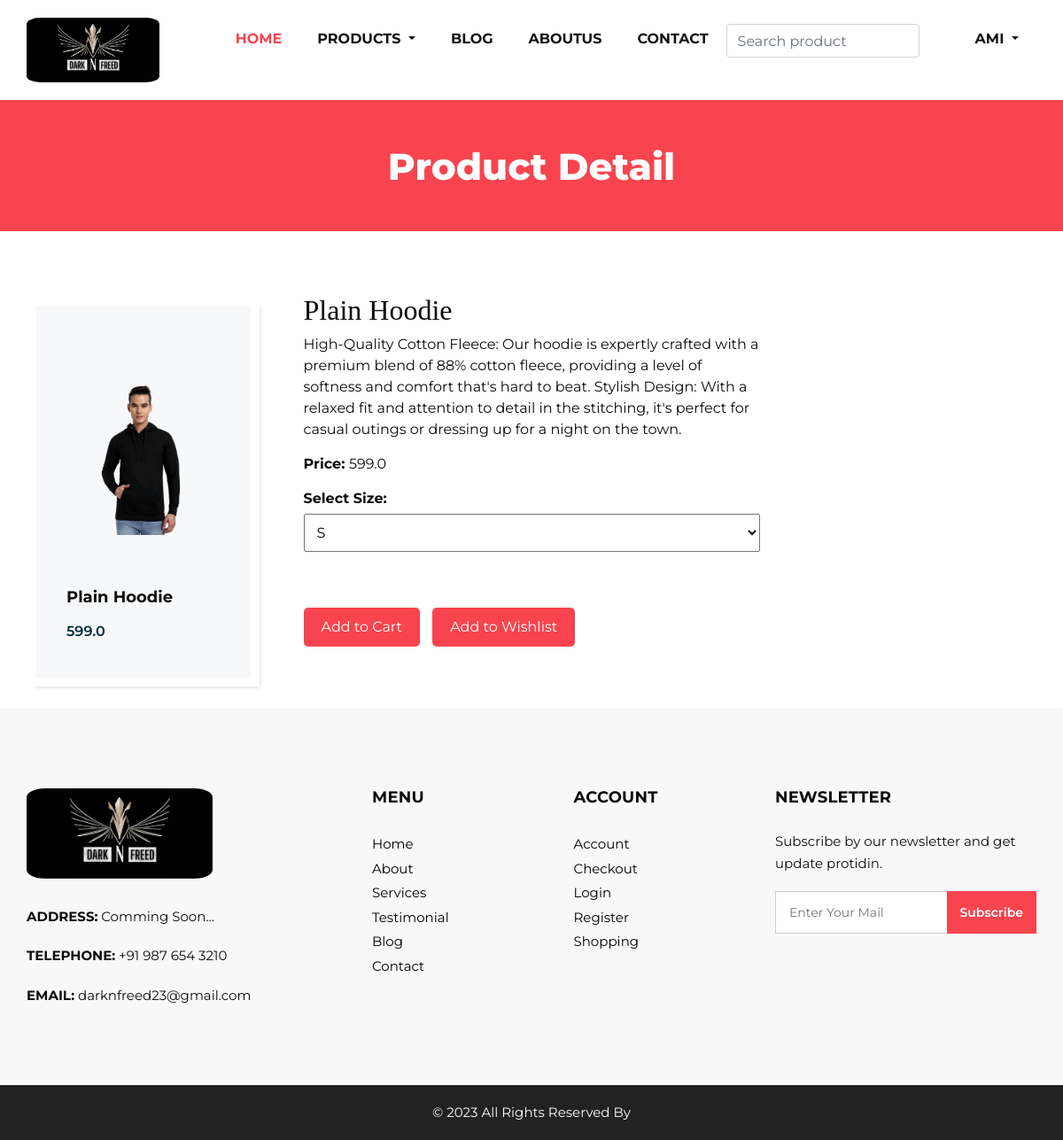
The app's page /product/productdetail/2 (signed in) with its own data.
### authsystem/models.py (models this page shows)
class CustomUser(AbstractUser):
    gender_choice = models.CharField(max_length=20, choices=gender_choice,default='male')
    contact = models.CharField(max_length=10, default='')
    area_name = models.CharField(max_length=200,blank=True,null=True)
    pin_code = models.IntegerField(blank=True,null=True)
    address = models.CharField(max_length=100,blank=True,null=True)
    email = models.EmailField(default='name@email.com', blank=True, null=True)
    groups = models.ManyToManyField(Group, related_name='customuser_groups')
    user_permissions = models.ManyToManyField(Permission, related_name='customuser_permissions')

### product/models.py (models this page shows, shortened)
class ProductItem(models.Model):
    P_name = models.CharField(max_length=100)
    P_Qty = models.IntegerField()
    P_Price = models.FloatField(max_length=15)
    CATAGORY_CHOICES = models.CharField(max_length=1, choices=CATAGORY_CHOICES, default='A')
    P_Image = models.ImageField(upload_to='image', blank=True, null=True)
    P_Desc = models.CharField(max_length=1000)

### product/views.py (the view)
# urls.py: path("productdetail/<int:id>", views.productdetail,name='productdetail'),
def productdetail(request, id):
    log_user = CustomUser.objects.get(pk = request.user.id)
    pro = ProductItem.objects.get(pk=id)
    context = {
        'pro': pro,
        'detail': log_user,
    }
    return render(request, 'product/productdetail.html',context)

### templates/product/productdetail.html (shortened to what this page needs)
{% extends 'core/hf.html' %}
{% load static %}
{% block body %}
<section class="inner_page_head">
    <div class="container_fuild">
        <div class="row">
            <div class="col-md-12">
                <div class="full">
                    <h3>Product Detail</h3>
                </div>
            </div>
        </div>
    </div>
</section>
<section class="product_section layout_padding">
    <div class="container">
        <div class="row">
            <div class="col-sm-6 col-md-4 col-lg-3">
                <div class="box">
                    <div class="img-box">
                        <img src="{{pro.P_Image.url}}" alt="">
                    </div>
                    <div class="detail-box">
                        <h5>
                            {{pro.P_name}}
                        </h5>
                    </div>
                    <div class="detail-box">
                        <h6>
                            {{pro.P_Price}}
                        </h6>
                    </div>
                </div>
            </div>
            <div class="col-md-6">
                <div class="product-details">
                    <h2>{{ pro.P_name }}</h2>
                    <p>{{ pro.P_Desc }}</p>
                    <b>
                        <p>Price:
                    </b>{{ pro.P_Price }}</p>
                    <label for="size"><b>Select Size:</b></label>
                    <select id="size" name="size">
                        <option value="small">S</option>
                    </select>
                    <br>
                    <br>
                    <br>
                    <div class="">
                        <a href="{% url 'product:add_to_cart' pro.id %}">
                            <button type="submit" style="background-color: #f7444e;">Add to Cart</button>
                        </a>
                        <a href="{% url 'product:wishlist' pro.id %}">
                            <button type="button" style="background-color: #f7444e;">Add to Wishlist</button>
                        </a>
                    </div>
                </div>
            </div>
        </div>
    </div>
</section>
{% endblock %}

### templates/core/hf.html (shortened to what this page needs)
<!DOCTYPE html>
{% load static %}
<html>
<head>
   <link rel="stylesheet" type="text/css" href="{% static '/css/bootstrap.css' %}" />
   <link href="{% static '/css/font-awesome.min.css' %}" rel="stylesheet" />
   <link href="{% static '/css/style.css' %}" rel="stylesheet" />
   <link href="{% static '/css/responsive.css' %}" rel="stylesheet" />
</head>
<body>
   <div class="">
      <header class="header_section">
         <div class="container">
            <nav class="navbar navbar-expand-lg custom_nav-container ">
               <a class="navbar-brand" href="index.html">
                  <img width="150" style="border-radius:10%;" src="{% static '/images/l2.png' %}" alt="#" />
               </a>
               <div class="collapse navbar-collapse" id="navbarSupportedContent">
                  <ul class="navbar-nav">
                     {% if user.is_authenticated %}
                        <li class="nav-item active">
                           <a class="nav-link" href="{% url 'core:home' %}">Home <span class="sr-only">(current)</span></a>
                        </li>
                        <li class="nav-item dropdown">
                           <a class="nav-link dropdown-toggle" href="#" data-toggle="dropdown" role="button"
                              aria-haspopup="true" aria-expanded="true"> <span class="nav-label">Products </a>
                        </li>
                        <li class="nav-item">
                           <a class="nav-link" href="{% url 'core:blog' %}">Blog</a>
                        </li>
                        <li class="nav-item">
                           <a class="nav-link" href="{% url 'core:aboutus' %}">AboutUs</a>
                        </li>
                        <li class="nav-item">
                           <a class="nav-link" href="{% url 'product:contactus' %}">Contact</a>
                        </li>
                        <form method="GET" action="{% url 'core:search' %}" class="form-inline">
                           <input class="form-control mr-sm-2" type="text" name="query" placeholder="Search product"
                              aria-label="Search">
                           <button class="btn  my-2 my-sm-0 nav_search-btn" type="submit">
                           </button>
                        </form>
                        <li class="nav-item dropdown">
                           <a class="nav-link dropdown-toggle" href="#" data-toggle="dropdown" role="button"
                              aria-haspopup="true" aria-expanded="true"> <span class="nav-label"> {{ detail.first_name }}
                                 </a>
                        </li>
                     {% endif %}
                  </ul>
               </div>
            </nav>
         </div>
      </header>
   </div>
   {% block body %}
   {% endblock %}
   <footer>
      <div class="container">
         <div class="row">
            <div class="col-md-4">
               <div class="full">
                  <div class="logo_footer">
                     <a href="{% url 'core:home' %}"><img width="210" style="border-radius:10%;" src="{% static '/images/l2.png' %}"
                           alt="#" /></a>
                  </div>
                  <div class="information_f">
                     <p><strong>ADDRESS:</strong> Comming Soon...</p>
                     <p><strong>TELEPHONE:</strong> +91 987 654 3210</p>
                     <p><strong>EMAIL:</strong> darknfreed23@gmail.com</p>
                  </div>
               </div>
            </div>
            <div class="col-md-8">
               <div class="row">
                  <div class="col-md-7">
                     <div class="row">
                        <div class="col-md-6">
                           <div class="widget_menu">
                              <h3>Menu</h3>
                              <ul>
                                 <li><a href="{% url 'core:home' %}">Home</a></li>
                                 <li><a href="{% url 'core:aboutus' %}">About</a></li>
                                 <li><a href="{% url 'core:home' %}">Services</a></li>
                                 <li><a href="{% url 'core:home' %}">Testimonial</a></li>
                                 <li><a href="{% url 'core:blog' %}">Blog</a></li>
                                 <li><a href="{% url 'product:contactus' %}">Contact</a></li>
                              </ul>
                           </div>
                        </div>
                        <div class="col-md-6">
                           <div class="widget_menu">
                              <h3>Account</h3>
                              <ul>
                                 <li><a href="{% url 'core:profile' %}">Account</a></li>
                                 <li><a href="#">Checkout</a></li>
                                 <li><a href="{% url 'authsystem:login' %}">Login</a></li>
                                 <li><a href="{% url 'authsystem:myregister' %}">Register</a></li>
                                 <li><a href="{% url 'product:product' %}">Shopping</a></li>
                              </ul>
                           </div>
                        </div>
                     </div>
                  </div>
                  <div class="col-md-5">
                     <div class="widget_menu">
                        <h3>Newsletter</h3>
                        <div class="information_f">
                           <p>Subscribe by our newsletter and get update protidin.</p>
                        </div>
                        <div class="form_sub">
                           <form>
                              <fieldset>
                                 <div class="field">
                                    <input type="email" placeholder="Enter Your Mail" name="email" />
                                    <input type="submit" value="Subscribe" />
                                 </div>
                              </fieldset>
                           </form>
                        </div>
                     </div>
                  </div>
               </div>
            </div>
         </div>
      </div>
   </footer>
   <div class="cpy_">
      <p>© 2023 All Rights Reserved By</a></p>
   </div>
</body>
</html>

### static/css/style.css (style rules this page uses)
* { box-sizing: border-box; }
body { font-family: 'Montserrat', sans-serif; color: #0c0c0c; background-color: #ffffff; overflow-x: hidden; }
.layout_padding { padding: 70px 0; }
h1, h2 { font-family: 'Playfair Display', serif; }
a, a:hover, a:focus { text-decoration: none; }
.btn, .btn:focus { outline: none !important; -webkit-box-shadow: none; box-shadow: none; }
.header_section { padding: 15px 0; }
.navbar-brand { font-family: 'Playfair Display', serif; }
.custom_nav-container { padding: 0; }
.custom_nav-container .navbar-nav { margin-left: auto; }
.custom_nav-container .navbar-nav .nav-item .nav-link { padding: 5px 20px; color: #131313; text-align: center; text-transform: uppercase; border-radius: 5px; -webkit-transition: all 0.3s; transition: all 0.3s; font-weight: 700; }
.custom_nav-container .navbar-nav .nav-item:hover .nav-link, .custom_nav-container .navbar-nav .nav-item.active .nav-link { color: #f7444e; }
.custom_nav-container .nav_search-btn { width: 35px; height: 35px; padding: 0; border: none; color: #000000; }
.product_section .box { position: relative; margin-top: 25px; padding: 35px 35px; background-color: #f7f8f9; -webkit-transition: all .3s; transition: all .3s; overflow: hidden; box-shadow: 5px 5px 5px -5px rgba(0,0,0,.2); border: solid #fff 10px; }
.product_section .box .img-box { display: -webkit-box; display: -ms-flexbox; display: flex; -webkit-box-pack: center; -ms-flex-pack: center; justify-content: center; -webkit-box-align: center; -ms-flex-align: center; align-items: center; height: 215px; }
.product_section .box .img-box img { max-width: 100%; max-height: 300px; -webkit-transition: all .3s; transition: all .3s; }
.product_section .box .detail-box { text-align: center; display: -webkit-box; display: -ms-flexbox; display: flex; -webkit-box-pack: justify; -ms-flex-pack: justify; justify-content: space-between; }
.product_section .box .detail-box h5 { font-size: 18px; margin-top: 10px; }
.product_section .box .detail-box h6 { margin-top: 10px; color: #002c3e; font-weight: 600; }
.detail-box h5 { font-size: 21px; font-weight: 700; }
.inner_page_head { background: #f7444e; text-align: center; color: #fff; padding-top: 50px; padding-bottom: 40px; }
.inner_page_head h3 { font-size: 42px; font-weight: 800; }
footer { background: #f8f8f8; padding: 90px 0 70px; }
.logo_footer { margin-bottom: 30px; }
.information_f p { margin-bottom: 1.2rem; line-height: 25px; font-size: 15px; }
.widget_menu h3 { font-size: 18px; font-weight: 700; text-transform: uppercase; letter-spacing: 0.2px; margin-bottom: 25px; }
.widget_menu ul { list-style: none; padding: 0; margin: 0; }
.widget_menu ul li { float: left; width: 100%; }
.widget_menu ul li a { font-size: 15px; color: #000; margin-bottom: 0; float: left; width: 100%; margin-top: 5px; }
.field { display: flex; }
.widget_menu { float: left; width: 100%; }
div.form_sub .field input[type="email"], div.form_sub .field input[type="email"]:hover, div.form_sub .field input[type="email"]:focus { padding: 10px 110px 10px 15px; border-radius: 0; border: solid #ccc 1px; font-size: 14px; position: relative; box-shadow: none; width: 100%; height: 48px; }
.form_sub { position: relative; }
.form_sub input[type="email"] + input[type="submit"] { position: absolute; right: 0; background: #f7444e; color: #fff; border: none; top: 0px; font-size: 14px; height: 48px; font-weight: 600; padding: 0 15px; }
form input { background: #fff; border: solid #ccc 1px; padding: 15px 15px; width: 100%; font-size: 14px; margin-bottom: 20px; text-transform: none; line-height: normal; }
form input[type="submit"] { border: none; padding: 15px 45px; width: auto; font-size: 16px; text-transform: none; line-height: normal; margin: 0 auto; display: flex; background: #333; color: #fff; font-weight: 600; transition: ease all 0.1s; }
.cpy_ { background: #222; text-align: center; padding: 20px 0; }
.cpy_ p { margin: 0; color: #fff; font-size: 15px; font-weight: 400; }

### static/css/responsive.css (style rules this page uses)
@media (min-width: 1200px) { .container { max-width: 1170px; } }

### records on screen
CustomUser: first_name "AMI"
ProductItem: P_Image (picture), P_name "Plain Hoodie", P_Price "599.0", P_Desc "High-Quality Cotton Fleece: Our hoodie is expertly crafted with a premium blend of 88% cotton fleece, providing a level of softness and comfort that's hard to beat. Stylish Design: With a relaxed fit and attention to detail in the stitching, it's perfect for casual outings or dressing up for a night on the town."
